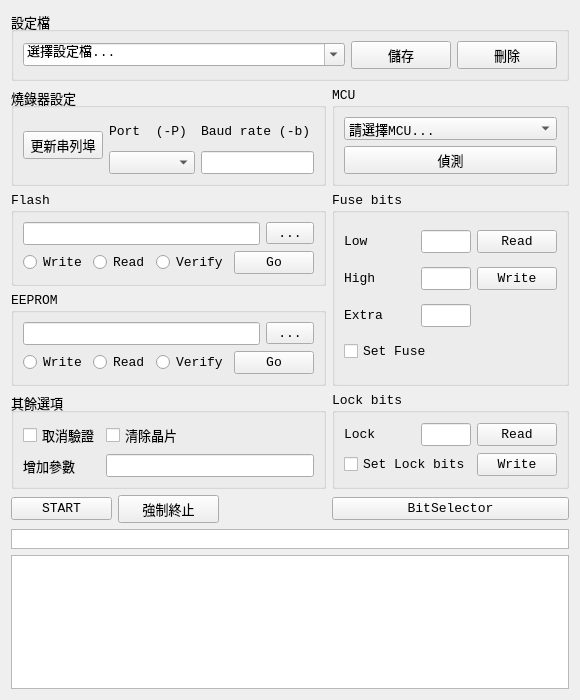
<?xml version="1.0" encoding="UTF-8"?>
<ui version="4.0">
 <class>MainWidgetAvrdude</class>
 <widget class="QWidget" name="MainWidgetAvrdude">
  <property name="geometry">
   <rect>
    <x>0</x>
    <y>0</y>
    <width>500</width>
    <height>700</height>
   </rect>
  </property>
  <layout class="QGridLayout" name="gridLayout_8">
   <item row="0" column="0" colspan="4">
    <widget class="QGroupBox" name="groupBox_config">
     <property name="font">
      <font>
       <family>Consolas</family>
       <pointsize>10</pointsize>
      </font>
     </property>
     <property name="title">
      <string>設定檔</string>
     </property>
     <layout class="QHBoxLayout" name="horizontalLayout">
      <item>
       <widget class="QComboBox" name="comboBox_config">
        <property name="font">
         <font>
          <family>Consolas</family>
          <pointsize>10</pointsize>
         </font>
        </property>
        <property name="editable">
         <bool>true</bool>
        </property>
        <item>
         <property name="text">
          <string>選擇設定檔...</string>
         </property>
        </item>
       </widget>
      </item>
      <item>
       <widget class="QPushButton" name="pushButton_configSave">
        <property name="maximumSize">
         <size>
          <width>100</width>
          <height>16777215</height>
         </size>
        </property>
        <property name="font">
         <font>
          <family>Consolas</family>
          <pointsize>10</pointsize>
         </font>
        </property>
        <property name="text">
         <string>儲存</string>
        </property>
       </widget>
      </item>
      <item>
       <widget class="QPushButton" name="pushButton_configDelete">
        <property name="maximumSize">
         <size>
          <width>100</width>
          <height>16777215</height>
         </size>
        </property>
        <property name="font">
         <font>
          <family>Consolas</family>
          <pointsize>10</pointsize>
         </font>
        </property>
        <property name="text">
         <string>刪除</string>
        </property>
       </widget>
      </item>
     </layout>
    </widget>
   </item>
   <item row="1" column="0" colspan="3">
    <widget class="QGroupBox" name="groupBox_serial">
     <property name="font">
      <font>
       <family>Consolas</family>
       <pointsize>10</pointsize>
      </font>
     </property>
     <property name="title">
      <string>燒錄器設定</string>
     </property>
     <layout class="QGridLayout" name="gridLayout_7">
      <item row="0" column="1">
       <widget class="QLabel" name="label_serialSetPort">
        <property name="font">
         <font>
          <family>Consolas</family>
          <pointsize>10</pointsize>
         </font>
        </property>
        <property name="text">
         <string>Port  (-P)</string>
        </property>
       </widget>
      </item>
      <item row="0" column="2">
       <widget class="QLabel" name="label_serialSetBaud">
        <property name="font">
         <font>
          <family>Consolas</family>
          <pointsize>10</pointsize>
         </font>
        </property>
        <property name="text">
         <string>Baud rate (-b)</string>
        </property>
       </widget>
      </item>
      <item row="1" column="2">
       <widget class="QLineEdit" name="lineEdit_serialSetBaud">
        <property name="font">
         <font>
          <family>Consolas</family>
          <pointsize>10</pointsize>
         </font>
        </property>
       </widget>
      </item>
      <item row="1" column="1">
       <widget class="QComboBox" name="comboBox_serialSetPort">
        <property name="font">
         <font>
          <family>Consolas</family>
          <pointsize>10</pointsize>
         </font>
        </property>
       </widget>
      </item>
      <item row="0" column="0" rowspan="2">
       <widget class="QPushButton" name="pushButton_updatePort">
        <property name="font">
         <font>
          <family>Consolas</family>
         </font>
        </property>
        <property name="text">
         <string>更新串列埠</string>
        </property>
       </widget>
      </item>
     </layout>
    </widget>
   </item>
   <item row="2" column="0" rowspan="2" colspan="3">
    <widget class="QGroupBox" name="groupBox_flash">
     <property name="font">
      <font>
       <family>Consolas</family>
       <pointsize>10</pointsize>
      </font>
     </property>
     <property name="title">
      <string>Flash</string>
     </property>
     <layout class="QGridLayout" name="gridLayout_2">
      <item row="0" column="0" colspan="4">
       <widget class="QLineEdit" name="lineEdit_flash">
        <property name="font">
         <font>
          <family>Consolas</family>
          <pointsize>10</pointsize>
         </font>
        </property>
       </widget>
      </item>
      <item row="0" column="4">
       <widget class="QToolButton" name="toolButton_flash">
        <property name="font">
         <font>
          <family>Consolas</family>
          <pointsize>10</pointsize>
         </font>
        </property>
        <property name="text">
         <string>...</string>
        </property>
       </widget>
      </item>
      <item row="1" column="1">
       <widget class="QRadioButton" name="radioButton_flashRead">
        <property name="font">
         <font>
          <family>Consolas</family>
          <pointsize>10</pointsize>
         </font>
        </property>
        <property name="text">
         <string>Read</string>
        </property>
        <property name="autoExclusive">
         <bool>false</bool>
        </property>
       </widget>
      </item>
      <item row="1" column="0">
       <widget class="QRadioButton" name="radioButton_flashWrite">
        <property name="font">
         <font>
          <family>Consolas</family>
          <pointsize>10</pointsize>
         </font>
        </property>
        <property name="text">
         <string>Write</string>
        </property>
        <property name="autoExclusive">
         <bool>false</bool>
        </property>
       </widget>
      </item>
      <item row="1" column="2">
       <widget class="QRadioButton" name="radioButton_flashVerify">
        <property name="font">
         <font>
          <family>Consolas</family>
          <pointsize>10</pointsize>
         </font>
        </property>
        <property name="text">
         <string>Verify</string>
        </property>
        <property name="autoExclusive">
         <bool>false</bool>
        </property>
       </widget>
      </item>
      <item row="1" column="3" colspan="2">
       <widget class="QPushButton" name="pushButton_flashGo">
        <property name="font">
         <font>
          <family>Consolas</family>
          <pointsize>10</pointsize>
         </font>
        </property>
        <property name="text">
         <string>Go</string>
        </property>
       </widget>
      </item>
     </layout>
    </widget>
   </item>
   <item row="4" column="0" colspan="3">
    <widget class="QGroupBox" name="groupBox_eeprom">
     <property name="font">
      <font>
       <family>Consolas</family>
       <pointsize>10</pointsize>
      </font>
     </property>
     <property name="title">
      <string>EEPROM</string>
     </property>
     <layout class="QGridLayout" name="gridLayout_3">
      <item row="0" column="0" colspan="4">
       <widget class="QLineEdit" name="lineEdit_eeprom">
        <property name="font">
         <font>
          <family>Consolas</family>
          <pointsize>10</pointsize>
         </font>
        </property>
       </widget>
      </item>
      <item row="0" column="4">
       <widget class="QToolButton" name="toolButton_eeprom">
        <property name="font">
         <font>
          <family>Consolas</family>
          <pointsize>10</pointsize>
         </font>
        </property>
        <property name="text">
         <string>...</string>
        </property>
       </widget>
      </item>
      <item row="1" column="1">
       <widget class="QRadioButton" name="radioButton_eepromRead">
        <property name="font">
         <font>
          <family>Consolas</family>
          <pointsize>10</pointsize>
         </font>
        </property>
        <property name="text">
         <string>Read</string>
        </property>
        <property name="autoExclusive">
         <bool>false</bool>
        </property>
       </widget>
      </item>
      <item row="1" column="0">
       <widget class="QRadioButton" name="radioButton_eepromWrite">
        <property name="font">
         <font>
          <family>Consolas</family>
          <pointsize>10</pointsize>
         </font>
        </property>
        <property name="text">
         <string>Write</string>
        </property>
        <property name="autoExclusive">
         <bool>false</bool>
        </property>
       </widget>
      </item>
      <item row="1" column="2">
       <widget class="QRadioButton" name="radioButton_eepromVerify">
        <property name="font">
         <font>
          <family>Consolas</family>
          <pointsize>10</pointsize>
         </font>
        </property>
        <property name="text">
         <string>Verify</string>
        </property>
        <property name="autoExclusive">
         <bool>false</bool>
        </property>
       </widget>
      </item>
      <item row="1" column="3" colspan="2">
       <widget class="QPushButton" name="pushButton_eepromGo">
        <property name="font">
         <font>
          <family>Consolas</family>
          <pointsize>10</pointsize>
         </font>
        </property>
        <property name="text">
         <string>Go</string>
        </property>
       </widget>
      </item>
     </layout>
    </widget>
   </item>
   <item row="5" column="0" rowspan="2" colspan="3">
    <widget class="QGroupBox" name="groupBox_else">
     <property name="font">
      <font>
       <family>Consolas</family>
       <pointsize>10</pointsize>
      </font>
     </property>
     <property name="title">
      <string>其餘選項</string>
     </property>
     <layout class="QGridLayout" name="gridLayout_6">
      <item row="0" column="0">
       <widget class="QCheckBox" name="checkBox_cancelVerify">
        <property name="font">
         <font>
          <family>Consolas</family>
          <pointsize>10</pointsize>
         </font>
        </property>
        <property name="text">
         <string>取消驗證</string>
        </property>
       </widget>
      </item>
      <item row="0" column="1">
       <widget class="QCheckBox" name="checkBox_eraseChip">
        <property name="font">
         <font>
          <family>Consolas</family>
          <pointsize>10</pointsize>
         </font>
        </property>
        <property name="text">
         <string>清除晶片</string>
        </property>
       </widget>
      </item>
      <item row="1" column="0">
       <widget class="QLabel" name="label_additionalParameter">
        <property name="font">
         <font>
          <family>Consolas</family>
         </font>
        </property>
        <property name="text">
         <string>增加參數</string>
        </property>
       </widget>
      </item>
      <item row="1" column="1">
       <widget class="QLineEdit" name="lineEdit_additionalParameter">
        <property name="font">
         <font>
          <family>Consolas</family>
          <pointsize>10</pointsize>
         </font>
        </property>
       </widget>
      </item>
     </layout>
    </widget>
   </item>
   <item row="7" column="0">
    <widget class="QPushButton" name="pushButton_startProgram">
     <property name="font">
      <font>
       <family>Consolas</family>
       <pointsize>10</pointsize>
      </font>
     </property>
     <property name="text">
      <string>START</string>
     </property>
    </widget>
   </item>
   <item row="7" column="1">
    <widget class="QPushButton" name="pushButton_stopProgram">
     <property name="font">
      <font>
       <family>Consolas</family>
       <pointsize>10</pointsize>
      </font>
     </property>
     <property name="text">
      <string>強制終止</string>
     </property>
    </widget>
   </item>
   <item row="7" column="3">
    <widget class="QPushButton" name="pushButton_bitSelector">
     <property name="font">
      <font>
       <family>Consolas</family>
       <pointsize>10</pointsize>
      </font>
     </property>
     <property name="text">
      <string>BitSelector</string>
     </property>
    </widget>
   </item>
   <item row="8" column="0" colspan="4">
    <widget class="QTextBrowser" name="textBrowser_cmd">
     <property name="minimumSize">
      <size>
       <width>0</width>
       <height>20</height>
      </size>
     </property>
     <property name="maximumSize">
      <size>
       <width>16777215</width>
       <height>20</height>
      </size>
     </property>
     <property name="sizeIncrement">
      <size>
       <width>0</width>
       <height>20</height>
      </size>
     </property>
     <property name="font">
      <font>
       <family>Courier New</family>
       <pointsize>8</pointsize>
      </font>
     </property>
     <property name="frameShape">
      <enum>QFrame::StyledPanel</enum>
     </property>
     <property name="verticalScrollBarPolicy">
      <enum>Qt::ScrollBarAlwaysOff</enum>
     </property>
     <property name="horizontalScrollBarPolicy">
      <enum>Qt::ScrollBarAlwaysOff</enum>
     </property>
    </widget>
   </item>
   <item row="9" column="0" colspan="4">
    <widget class="QTextBrowser" name="textBrowser_cmdterminal">
     <property name="font">
      <font>
       <family>Courier New</family>
       <pointsize>8</pointsize>
      </font>
     </property>
    </widget>
   </item>
   <item row="1" column="3">
    <widget class="QGroupBox" name="groupBox_mcu">
     <property name="font">
      <font>
       <family>Consolas</family>
       <pointsize>10</pointsize>
      </font>
     </property>
     <property name="title">
      <string>MCU</string>
     </property>
     <layout class="QGridLayout" name="gridLayout">
      <item row="0" column="0" colspan="2">
       <widget class="QComboBox" name="comboBox_mcuSelect">
        <property name="minimumSize">
         <size>
          <width>100</width>
          <height>0</height>
         </size>
        </property>
        <property name="font">
         <font>
          <family>Consolas</family>
          <pointsize>10</pointsize>
         </font>
        </property>
        <item>
         <property name="text">
          <string>請選擇MCU...</string>
         </property>
        </item>
        <item>
         <property name="text">
          <string>ATmega88</string>
         </property>
        </item>
       </widget>
      </item>
      <item row="1" column="0" colspan="2">
       <widget class="QPushButton" name="pushButton_mcuDetect">
        <property name="font">
         <font>
          <family>Consolas</family>
          <pointsize>10</pointsize>
         </font>
        </property>
        <property name="text">
         <string>偵測</string>
        </property>
       </widget>
      </item>
     </layout>
    </widget>
   </item>
   <item row="5" column="3" rowspan="2">
    <widget class="QGroupBox" name="groupBox_lock">
     <property name="font">
      <font>
       <family>Consolas</family>
       <pointsize>10</pointsize>
      </font>
     </property>
     <property name="title">
      <string>Lock bits</string>
     </property>
     <layout class="QGridLayout" name="gridLayout_5">
      <item row="0" column="0">
       <widget class="QLabel" name="label_lockTitle">
        <property name="font">
         <font>
          <family>Consolas</family>
          <pointsize>10</pointsize>
         </font>
        </property>
        <property name="text">
         <string>Lock</string>
        </property>
       </widget>
      </item>
      <item row="0" column="1">
       <widget class="QLineEdit" name="lineEdit_lock">
        <property name="minimumSize">
         <size>
          <width>40</width>
          <height>0</height>
         </size>
        </property>
        <property name="maximumSize">
         <size>
          <width>50</width>
          <height>16777215</height>
         </size>
        </property>
        <property name="baseSize">
         <size>
          <width>50</width>
          <height>0</height>
         </size>
        </property>
        <property name="font">
         <font>
          <family>Consolas</family>
          <pointsize>10</pointsize>
         </font>
        </property>
       </widget>
      </item>
      <item row="1" column="2">
       <widget class="QPushButton" name="pushButton_lockWrite">
        <property name="font">
         <font>
          <family>Consolas</family>
          <pointsize>10</pointsize>
         </font>
        </property>
        <property name="text">
         <string>Write</string>
        </property>
       </widget>
      </item>
      <item row="0" column="2">
       <widget class="QPushButton" name="pushButton_lockRead">
        <property name="font">
         <font>
          <family>Consolas</family>
          <pointsize>10</pointsize>
         </font>
        </property>
        <property name="text">
         <string>Read</string>
        </property>
       </widget>
      </item>
      <item row="1" column="0" colspan="2">
       <widget class="QCheckBox" name="checkBox_lockSet">
        <property name="font">
         <font>
          <family>Consolas</family>
          <pointsize>10</pointsize>
         </font>
        </property>
        <property name="text">
         <string>Set Lock bits</string>
        </property>
       </widget>
      </item>
     </layout>
    </widget>
   </item>
   <item row="2" column="3" rowspan="3">
    <widget class="QGroupBox" name="groupBox_5">
     <property name="font">
      <font>
       <family>Consolas</family>
       <pointsize>10</pointsize>
      </font>
     </property>
     <property name="title">
      <string>Fuse bits</string>
     </property>
     <layout class="QGridLayout" name="gridLayout_4">
      <item row="0" column="2">
       <widget class="QPushButton" name="pushButton_fuseRead">
        <property name="font">
         <font>
          <family>Consolas</family>
          <pointsize>10</pointsize>
         </font>
        </property>
        <property name="text">
         <string>Read</string>
        </property>
       </widget>
      </item>
      <item row="1" column="1">
       <widget class="QLineEdit" name="lineEdit_fuseHigh">
        <property name="minimumSize">
         <size>
          <width>40</width>
          <height>0</height>
         </size>
        </property>
        <property name="maximumSize">
         <size>
          <width>50</width>
          <height>16777215</height>
         </size>
        </property>
        <property name="baseSize">
         <size>
          <width>50</width>
          <height>0</height>
         </size>
        </property>
        <property name="font">
         <font>
          <family>Consolas</family>
          <pointsize>10</pointsize>
         </font>
        </property>
       </widget>
      </item>
      <item row="1" column="0">
       <widget class="QLabel" name="label_fuseHigh">
        <property name="font">
         <font>
          <family>Consolas</family>
          <pointsize>10</pointsize>
         </font>
        </property>
        <property name="text">
         <string>High</string>
        </property>
       </widget>
      </item>
      <item row="1" column="2">
       <widget class="QPushButton" name="pushButton_fuseWrite">
        <property name="font">
         <font>
          <family>Consolas</family>
          <pointsize>10</pointsize>
         </font>
        </property>
        <property name="text">
         <string>Write</string>
        </property>
       </widget>
      </item>
      <item row="2" column="0">
       <widget class="QLabel" name="label_fuseExtra">
        <property name="font">
         <font>
          <family>Consolas</family>
          <pointsize>10</pointsize>
         </font>
        </property>
        <property name="text">
         <string>Extra</string>
        </property>
       </widget>
      </item>
      <item row="2" column="1">
       <widget class="QLineEdit" name="lineEdit_fuseExtra">
        <property name="minimumSize">
         <size>
          <width>40</width>
          <height>0</height>
         </size>
        </property>
        <property name="maximumSize">
         <size>
          <width>50</width>
          <height>16777215</height>
         </size>
        </property>
        <property name="baseSize">
         <size>
          <width>50</width>
          <height>0</height>
         </size>
        </property>
        <property name="font">
         <font>
          <family>Consolas</family>
          <pointsize>10</pointsize>
         </font>
        </property>
       </widget>
      </item>
      <item row="0" column="0">
       <widget class="QLabel" name="label_fuseLow">
        <property name="font">
         <font>
          <family>Consolas</family>
          <pointsize>10</pointsize>
         </font>
        </property>
        <property name="text">
         <string>Low</string>
        </property>
       </widget>
      </item>
      <item row="0" column="1">
       <widget class="QLineEdit" name="lineEdit_fuseLow">
        <property name="minimumSize">
         <size>
          <width>40</width>
          <height>0</height>
         </size>
        </property>
        <property name="maximumSize">
         <size>
          <width>50</width>
          <height>16777215</height>
         </size>
        </property>
        <property name="baseSize">
         <size>
          <width>50</width>
          <height>0</height>
         </size>
        </property>
        <property name="font">
         <font>
          <family>Consolas</family>
          <pointsize>10</pointsize>
         </font>
        </property>
       </widget>
      </item>
      <item row="3" column="0" colspan="2">
       <widget class="QCheckBox" name="checkBox_fuseSet">
        <property name="font">
         <font>
          <family>Consolas</family>
          <pointsize>10</pointsize>
         </font>
        </property>
        <property name="text">
         <string>Set Fuse</string>
        </property>
       </widget>
      </item>
     </layout>
    </widget>
   </item>
  </layout>
 </widget>
 <tabstops>
  <tabstop>comboBox_config</tabstop>
  <tabstop>pushButton_configSave</tabstop>
  <tabstop>pushButton_configDelete</tabstop>
  <tabstop>pushButton_updatePort</tabstop>
  <tabstop>comboBox_serialSetPort</tabstop>
  <tabstop>lineEdit_serialSetBaud</tabstop>
  <tabstop>comboBox_mcuSelect</tabstop>
  <tabstop>pushButton_mcuDetect</tabstop>
  <tabstop>lineEdit_flash</tabstop>
  <tabstop>toolButton_flash</tabstop>
  <tabstop>radioButton_flashWrite</tabstop>
  <tabstop>radioButton_flashRead</tabstop>
  <tabstop>radioButton_flashVerify</tabstop>
  <tabstop>pushButton_flashGo</tabstop>
  <tabstop>lineEdit_eeprom</tabstop>
  <tabstop>toolButton_eeprom</tabstop>
  <tabstop>radioButton_eepromWrite</tabstop>
  <tabstop>radioButton_eepromRead</tabstop>
  <tabstop>radioButton_eepromVerify</tabstop>
  <tabstop>pushButton_eepromGo</tabstop>
  <tabstop>lineEdit_fuseLow</tabstop>
  <tabstop>pushButton_fuseRead</tabstop>
  <tabstop>lineEdit_fuseHigh</tabstop>
  <tabstop>pushButton_fuseWrite</tabstop>
  <tabstop>lineEdit_fuseExtra</tabstop>
  <tabstop>checkBox_fuseSet</tabstop>
  <tabstop>checkBox_cancelVerify</tabstop>
  <tabstop>checkBox_eraseChip</tabstop>
  <tabstop>lineEdit_additionalParameter</tabstop>
  <tabstop>lineEdit_lock</tabstop>
  <tabstop>pushButton_lockRead</tabstop>
  <tabstop>checkBox_lockSet</tabstop>
  <tabstop>pushButton_lockWrite</tabstop>
  <tabstop>pushButton_startProgram</tabstop>
  <tabstop>pushButton_stopProgram</tabstop>
  <tabstop>pushButton_bitSelector</tabstop>
  <tabstop>textBrowser_cmd</tabstop>
  <tabstop>textBrowser_cmdterminal</tabstop>
 </tabstops>
 <resources/>
 <connections/>
</ui>
